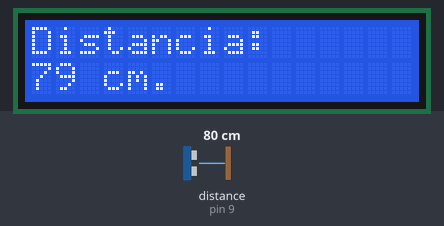
Recording of a sketch running on a simulated Arduino Uno, built with avr-gcc and run on an emulated ATmega328P. On the bench: 16×2 character LCD. Wiring (inferred from the names in the program): ultrasonic range finder: trigger pin 10; echo pin 9. The inputs (shaded band) are chosen by the test bench; at power-on: distance to the obstacle (sensor on pin 9) 80 cm. The echo pulse lasts 58.3 µs per cm; what the sketch prints to the serial monitor is not drawn.

Above: at 2.2 s.
2.3 s: distance to the obstacle (sensor on pin 9) set to 2 cm
At 3.7 s:
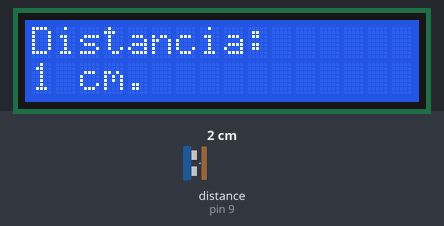
6.4 s: distance to the obstacle (sensor on pin 9) set to 4 cm
At 7.5 s:
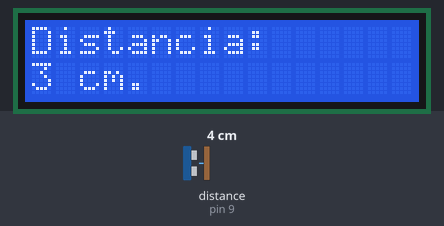
9.6 s: distance to the obstacle (sensor on pin 9) set to 9 cm
At 10.4 s:
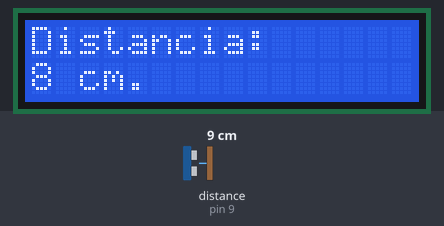
Timing chart, 0 to 12.6 s (numbered marks = the images above; inputs shaded):
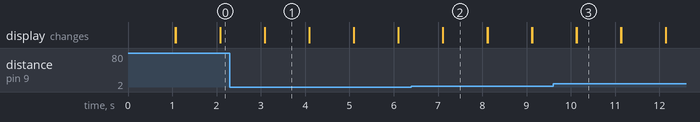

Measured:
- after the input at 2.3 s, the display: first differs from a run without the input after 0.79 s (image 1)
- after the input at 6.4 s, the display: first differs from a run without the input after 0.71 s (image 2)
- after the input at 9.6 s, the display: first differs from a run without the input after 0.53 s (image 3)
- what the display in image 1 shows lasts 1.0 s, from 3.1 s to 4.1 s

The sketch:

practica_4.3.ino
```cpp
#include <LiquidCrystal.h>

//Crea l'objete LCD amb els núms assignats (rs, e, d4, d5, d6, d7)
LiquidCrystal lcd(12, 11, 5, 4, 3, 2);
const int EchoPin = 9;
const int TriggerPin = 10;

void setup(){
  Serial.begin(9600);
  pinMode(TriggerPin, OUTPUT);
  pinMode(EchoPin, INPUT);
  // Inicialitzo l'LCD amb el nombre de fileres i columnes
  lcd.begin(16, 2);
  // Escric el missatge inicial.
  lcd.setCursor(0, 0);
  lcd.print("Hola Mon!");
  lcd.setCursor(0, 1);
  lcd.print("Hello World!");
  delay(1000);
}

void loop(){
  lcd.clear();
  int cm = ping(TriggerPin, EchoPin);
  Serial.print("Distancia: ");
  Serial.println(cm);
  lcd.setCursor(0, 0);
  lcd.print("Distancia:");
  lcd.setCursor(0, 1);
  lcd.print(cm);
  lcd.print(" cm.");
  delay(1000);
}

//funció que em retorna la distància
int ping(int TriggerPin, int EchoPin) {
  long duration, distanceCm;
  digitalWrite(TriggerPin, LOW); //per obtenir un pols net el posem LOW 4us
  delayMicroseconds(4);
  digitalWrite(TriggerPin, HIGH); //generem el Trigger de 10us
  delayMicroseconds(10);
  digitalWrite(TriggerPin, LOW);
  duration = pulseIn(EchoPin, HIGH); //mesurem el temps entre polsos, en microsegons
  distanceCm = duration * 10 / 292/ 2; //calculem la distància, en cm
  return distanceCm;
}
```
